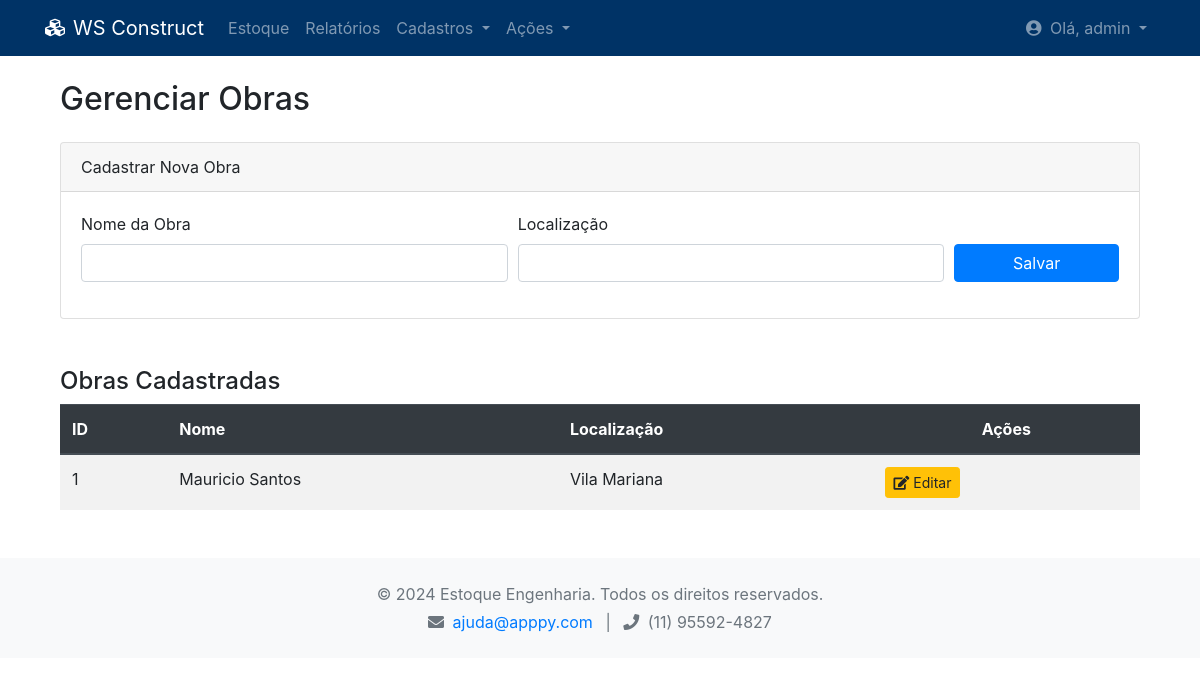
Page /admin/obras (signed in) on the committed database.
### tables this page shows
CREATE TABLE obras (
        id INTEGER PRIMARY KEY AUTOINCREMENT,
        nome TEXT UNIQUE NOT NULL,
        localizacao TEXT
    );

### app.py (the view)
@app.route('/admin/obras', methods=['GET', 'POST'])
def gerenciar_obras():
    usuario = session.get('usuario')
    if not usuario or usuario['role'] != 'administracao':
        flash("Acesso negado.", "danger")
        return redirect(url_for('dashboard'))
    if request.method == 'POST':
        nome = request.form['nome']
        localizacao = request.form['localizacao']
        sucesso, msg = pedidos.criar_obra(nome, localizacao, usuario['id'])
        flash(msg, "success" if sucesso else "danger")
        return redirect(url_for('gerenciar_obras'))
    lista_obras = pedidos.listar_obras()
    return render_template('admin_obras.html', usuario=usuario, obras=lista_obras)

### app.py (called while the page is built)
@app.context_processor
def inject_permissions():
    return dict(PERMISSOES=auth.PERMISSOES)

@app.context_processor
def inject_auth():
    return dict(auth=auth)

@app.context_processor
def inject_notifications():
    if 'usuario' in session and session['usuario']['role'] == 'administracao':
        pedidos_pendentes_count = len(pedidos.listar_pedidos_pendentes())
        return dict(pedidos_pendentes_count=pedidos_pendentes_count)
    return dict(pedidos_pendentes_count=0)

### database.py (called while the page is built)
def conectar_bd():
    try:
        conn = sqlite3.connect(DB_NAME)
        conn.row_factory = sqlite3.Row  # Permite acessar colunas pelo nome
        return conn
    except sqlite3.Error as e:
        logging.error(f"Erro ao conectar ao banco de dados: {e}")
        return None

### pedidos.py (called while the page is built)
def listar_obras():
    conn = conectar_bd()
    if not conn: return []
    cursor = conn.cursor()
    cursor.execute("SELECT * FROM obras ORDER BY nome")
    obras = cursor.fetchall()
    conn.close()
    return [dict(o) for o in obras]

def listar_pedidos_pendentes():
    conn = conectar_bd()
    if not conn: return []
    cursor = conn.cursor()
    cursor.execute("""
        SELECT p.id, p.data_solicitacao, p.tipo, p.quantidade, p.justificativa,
               i.nome as item_nome, u.username as solicitante_nome, o.nome as obra_nome
        FROM pedidos p
        JOIN itens_estoque i ON p.item_id = i.id
        JOIN usuarios u ON p.solicitante_id = u.id
        LEFT JOIN obras o ON p.obra_id = o.id
        WHERE p.status = 'pendente'
        ORDER BY p.data_solicitacao ASC
    """)
    pedidos = cursor.fetchall()
    conn.close()
    pedidos_formatados = []
    for p in pedidos:
        pedido_dict = dict(p)
        pedido_dict['data_solicitacao'] = datetime.strptime(pedido_dict['data_solicitacao'], '%Y-%m-%d %H:%M:%S')
        pedidos_formatados.append(pedido_dict)
    return pedidos_formatados

### templates/admin_obras.html (shortened to what this page needs)
{% extends 'base.html' %}
{% block content %}
<div class="container mt-4">
    <h2 class="mb-4">Gerenciar Obras</h2>
    <div class="card mb-4">
        <div class="card-header">
            Cadastrar Nova Obra
        </div>
        <div class="card-body">
            <form action="{{ url_for('gerenciar_obras') }}" method="POST">
                <div class="form-row">
                    <div class="form-group col-md-5">
                        <label for="nome">Nome da Obra</label>
                        <input type="text" class="form-control" id="nome" name="nome" required>
                    </div>
                    <div class="form-group col-md-5">
                        <label for="localizacao">Localização</label>
                        <input type="text" class="form-control" id="localizacao" name="localizacao" required>
                    </div>
                    <div class="form-group col-md-2 align-self-end">
                        <button type="submit" class="btn btn-primary w-100">Salvar</button>
                    </div>
                </div>
            </form>
        </div>
    </div>
    <h3 class="h4 mt-5">Obras Cadastradas</h3>
    <table class="table table-striped table-hover table-responsive-cards">
        <thead class="thead-dark">
            <tr>
                <th>ID</th>
                <th>Nome</th>
                <th>Localização</th>
                <th class="text-center">Ações</th>
            </tr>
        </thead>
        <tbody>
            {% for obra in obras %}
            <tr>
                <td data-label="ID">{{ obra.id }}</td>
                <td data-label="Nome">{{ obra.nome }}</td>
                <td data-label="Localização">{{ obra.localizacao }}</td>
                <td class="actions-cell">
                    <a href="{{ url_for('editar_obra', id=obra.id) }}" class="btn btn-warning btn-sm"><i class="fas fa-edit"></i> Editar</a>
                </td>
            </tr>
            {% endfor %}
        </tbody>
    </table>
</div>
{% endblock %}

### rows in the picture
obras: id "1", nome "Mauricio Santos", localizacao "Vila Mariana"

### other values in the picture
{{ usuario.username }} "admin"
